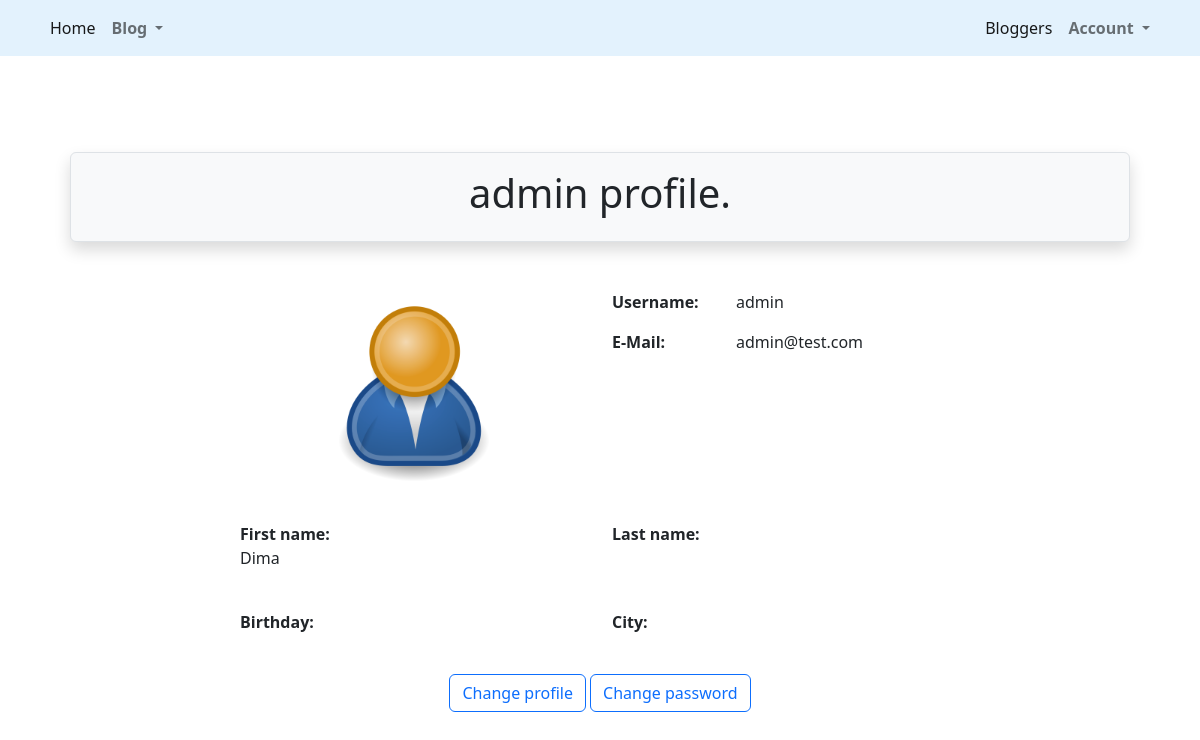
Before: /accounts/profile/ (signed in) with the older database file.
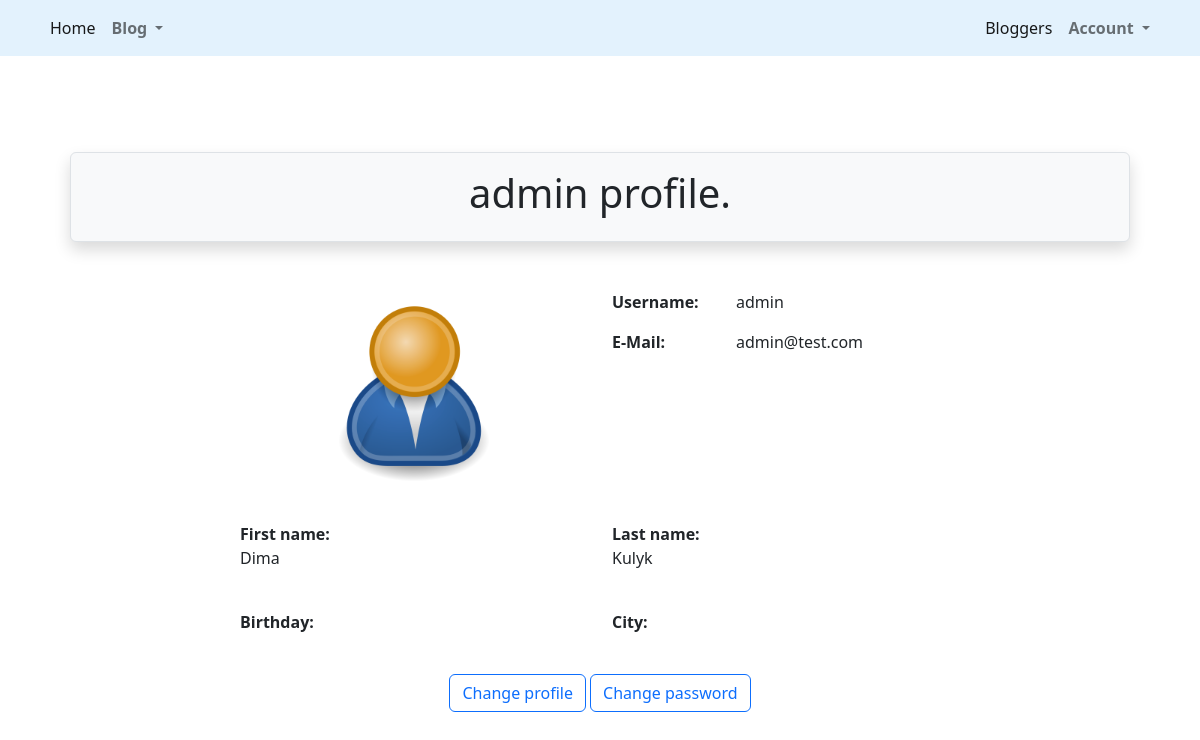
After: the same page with the newer database file.
### src/accounts/models.py (models this page shows, shortened)
class User(AbstractUser):
    is_activated = models.BooleanField(default=True, db_index=True)
    avatar = models.ImageField(upload_to=avatar_place, default='profile/default.png')
    birthday = models.DateField(null=True, blank=True)
    city = models.CharField(max_length=50, null=True, blank=True)
    class Meta(AbstractUser.Meta):
        db_table = 'user'

### src/accounts/views.py (the view)
# urls.py: path('profile/', user_profile_view, name='profile'),
def user_profile_view(request):
    return render(request, 'accounts/user_profile.html')

### src/accounts/templates/accounts/user_profile.html (shortened to what this page needs)
{% extends 'base.html' %}
{% load crispy_forms_tags %}
{% block header %}
    {{ user.username }} profile.
{% endblock %}
{% block content %}
    <div class="row">
        <div class="col-2"></div>
        <div class="col">
            <div class="row">
                <div class="col-6 text-center">
                    <img class="rounded-circle p-1 m-1" width="200" height="200" src="{{ user.avatar.url }}"
                         alt="avatar">
                </div>
                <div class="col-6">
                    <div class="row">
                        <label for="username" class="col-4"><strong>Username:</strong></label>
                        <div class="col-8">
                            <p id="username">{{ user.username }}</p>
                        </div>
                    </div>
                    <div class="row">
                        <label for="email" class="col-4"><strong>E-Mail:</strong></label>
                        <div class="col-8">
                            <p id="email">{{ user.email }}</p>
                        </div>
                    </div>
                </div>
            </div>
            <div class="row mt-4">
                <div class="col-6">
                    <label for="firstname" class="col-4"><strong>First name:</strong></label>
                    <div class="col-8">
                        <p id="firstname">{{ user.first_name }}</p>
                    </div>
                </div>
                <div class="col-6">
                    <label for="lastname" class="col-4"><strong>Last name:</strong></label>
                    <div class="col-8">
                        <p id="lastname">{{ user.last_name }}</p>
                    </div>
                </div>
            </div>
            <div class="row mt-4">
                <div class="col-6">
                    <label for="birthday" class="col-4"><strong>Birthday:</strong></label>
                </div>
                <div class="col-6">
                    <label for="city" class="col-4"><strong>City:</strong></label>
                </div>
            </div>
            <div class="row mt-4 text-center">
                <div class="col">
                    <a class="btn btn-outline-primary" href="{% url 'accounts:profile_update' %}">Change profile</a>
                    <a class="btn btn-outline-primary" href="{% url 'password_change' %}">Change password</a>
                </div>
            </div>
        </div>
        <div class="col-2"></div>
    </div>
{% endblock %}

Changed rows visible on the page:
changed User "admin": last_name (not shown) → "Kulyk"
